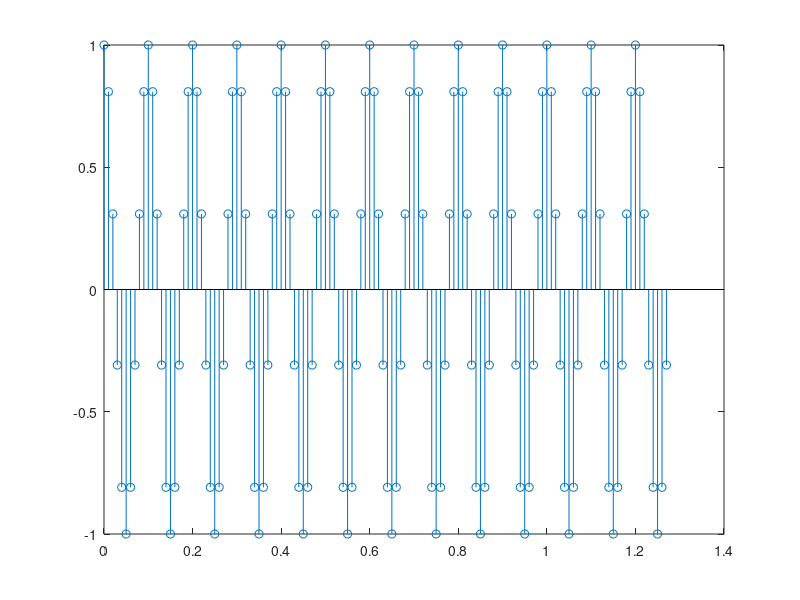
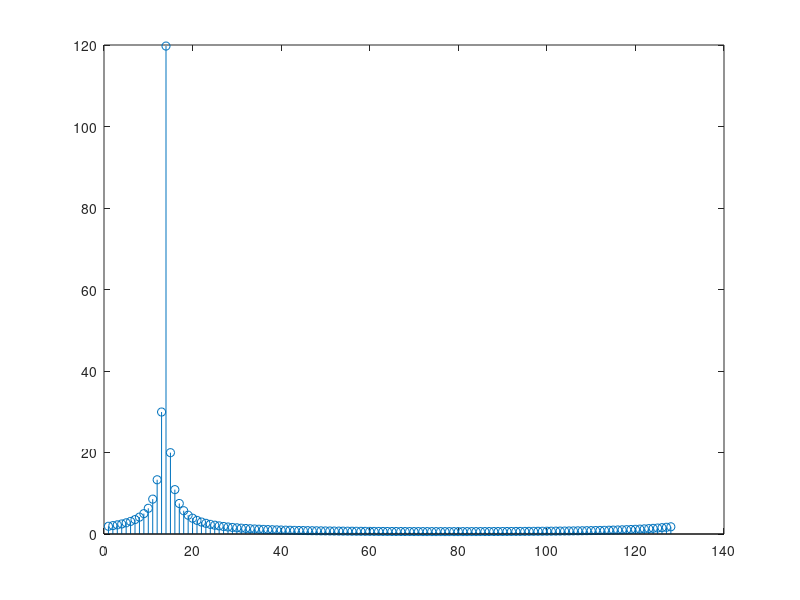
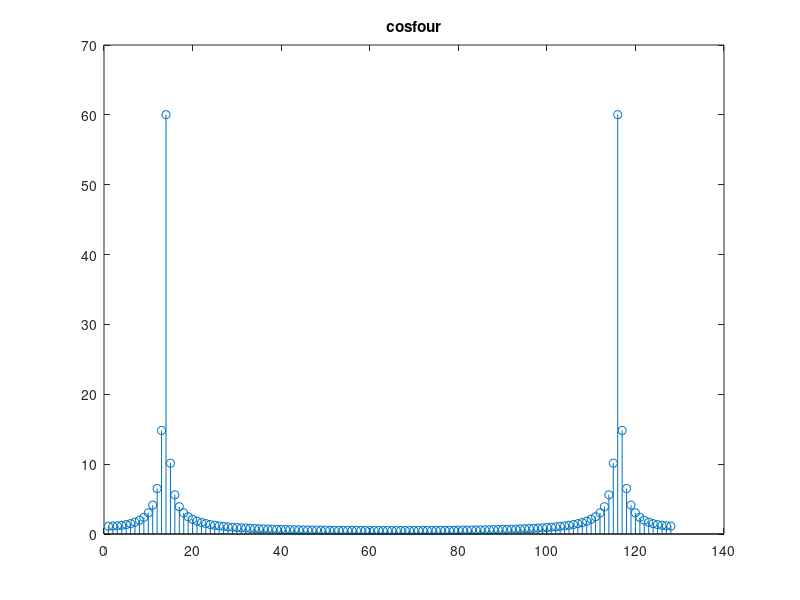

Reproduce these figures in MATLAB, in order.

freksin=10; %Hz
fs=100; %Hz
M=128;
t=0:1/fs:1/fs*(M-1);
u=exp(1i*2*pi*freksin*t);
figure(1);
stem(t,real(u));
figure(2);
four=abs(fft(u));
stem(four);

cosfour=abs(fft(cos(2*pi*freksin*t)));
figure(3);
stem(cosfour);
title('cosfour')
